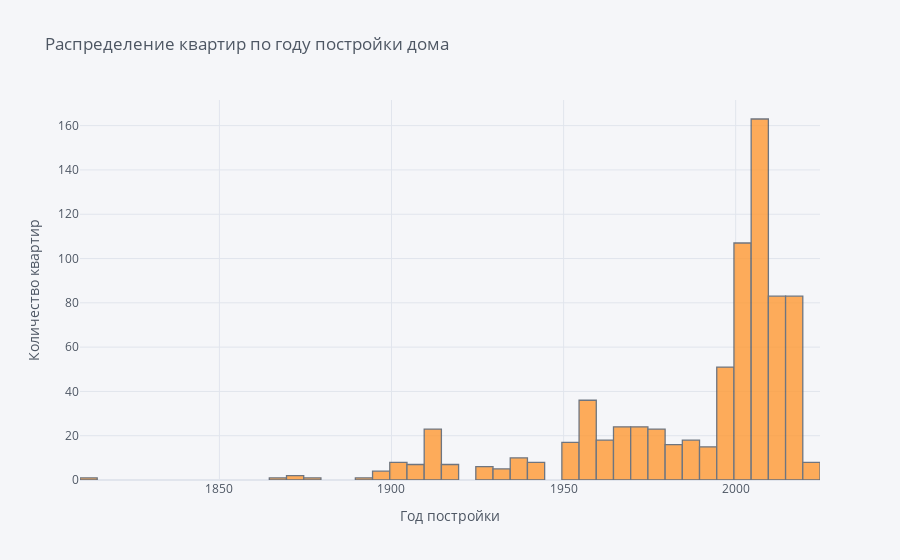
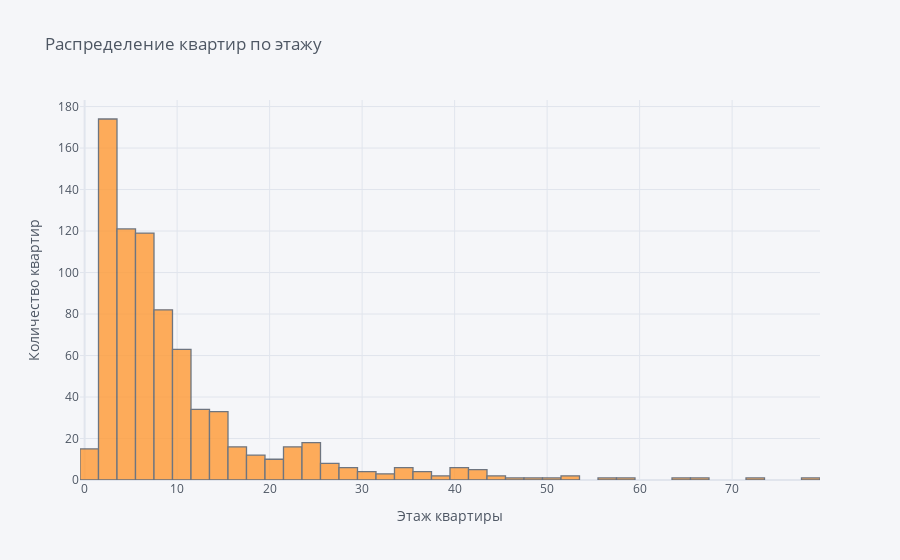
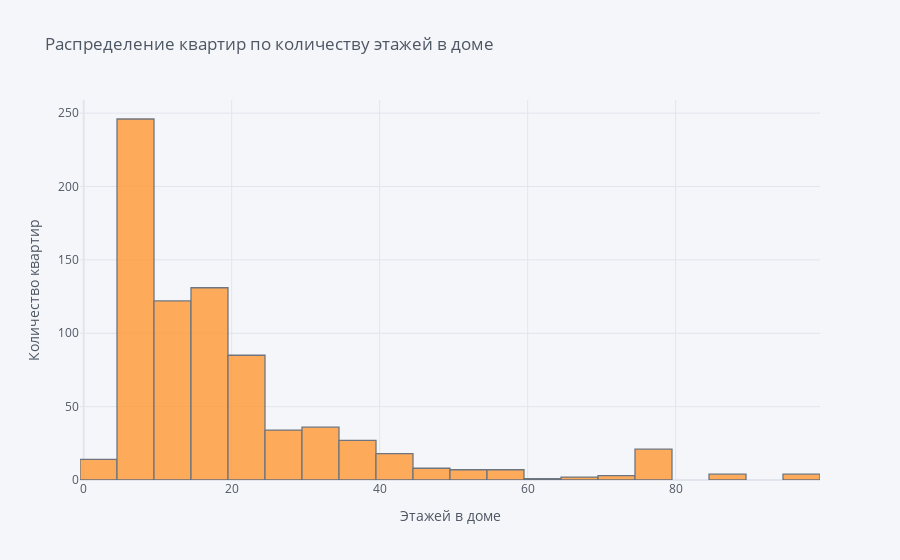

Notebook code for these charts, in order:
### Code cell
from plotly.offline import iplot
import cufflinks as cf
cf.go_offline()
cf.set_config_file(offline=False, world_readable = True)

plot = df3['Год постройки'].iplot(kind = 'hist', xTitle = 'Год постройки', yTitle = 'Количество квартир', title = 'Распределение квартир по году постройки дома', )
plt.show()


plot = df3["Этаж квартиры"].iplot(kind = 'hist', xTitle = "Этаж квартиры", yTitle = 'Количество квартир', title = 'Распределение квартир по этажу')
plt.show()

plot = df3["Этажей в доме"].iplot(kind = 'hist', xTitle = "Этажей в доме", yTitle = 'Количество квартир', title = 'Распределение квартир по количеству этажей в доме')
plt.show()

sns_plot = sns.jointplot(x = 'Этаж квартиры', y = 'Этажей в доме', data = df3[['Этаж квартиры', 'Этажей в доме']], kind = 'hex')
plt.show()

### Figure 1 — Plotly figure (JSON) as saved in the notebook; plotly's stock layout.template omitted (floating-point values rounded to 4 significant figures; data arrays with more than 128 entries replaced by an {"elided": "..."} marker saying what was removed)
{"data": [{"histfunc": "count", "histnorm": "", "marker": {"color": "rgba(255, 153, 51, 1.0)", "line": {"color": "#4D5663", "width": 1.3}}, "name": "Год постройки", "opacity": 0.8, "orientation": "v", "type": "histogram", "x": {"elided": "770 int values"}}], "layout": {"barmode": "overlay", "legend": {"bgcolor": "#F5F6F9", "font": {"color": "#4D5663"}}, "paper_bgcolor": "#F5F6F9", "plot_bgcolor": "#F5F6F9", "title": {"font": {"color": "#4D5663"}, "text": "Распределение квартир по году постройки дома"}, "xaxis": {"gridcolor": "#E1E5ED", "showgrid": true, "tickfont": {"color": "#4D5663"}, "title": {"font": {"color": "#4D5663"}, "text": "Год постройки"}, "zerolinecolor": "#E1E5ED"}, "yaxis": {"gridcolor": "#E1E5ED", "showgrid": true, "tickfont": {"color": "#4D5663"}, "title": {"font": {"color": "#4D5663"}, "text": "Количество квартир"}, "zerolinecolor": "#E1E5ED"}}}

### Figure 2 — Plotly figure (JSON) as saved in the notebook; plotly's stock layout.template omitted (floating-point values rounded to 4 significant figures; data arrays with more than 128 entries replaced by an {"elided": "..."} marker saying what was removed)
{"data": [{"histfunc": "count", "histnorm": "", "marker": {"color": "rgba(255, 153, 51, 1.0)", "line": {"color": "#4D5663", "width": 1.3}}, "name": "Этаж квартиры", "opacity": 0.8, "orientation": "v", "type": "histogram", "x": {"elided": "770 int values"}}], "layout": {"barmode": "overlay", "legend": {"bgcolor": "#F5F6F9", "font": {"color": "#4D5663"}}, "paper_bgcolor": "#F5F6F9", "plot_bgcolor": "#F5F6F9", "title": {"font": {"color": "#4D5663"}, "text": "Распределение квартир по этажу"}, "xaxis": {"gridcolor": "#E1E5ED", "showgrid": true, "tickfont": {"color": "#4D5663"}, "title": {"font": {"color": "#4D5663"}, "text": "Этаж квартиры"}, "zerolinecolor": "#E1E5ED"}, "yaxis": {"gridcolor": "#E1E5ED", "showgrid": true, "tickfont": {"color": "#4D5663"}, "title": {"font": {"color": "#4D5663"}, "text": "Количество квартир"}, "zerolinecolor": "#E1E5ED"}}}

### Figure 3 — Plotly figure (JSON) as saved in the notebook; plotly's stock layout.template omitted (floating-point values rounded to 4 significant figures; data arrays with more than 128 entries replaced by an {"elided": "..."} marker saying what was removed)
{"data": [{"histfunc": "count", "histnorm": "", "marker": {"color": "rgba(255, 153, 51, 1.0)", "line": {"color": "#4D5663", "width": 1.3}}, "name": "Этажей в доме", "opacity": 0.8, "orientation": "v", "type": "histogram", "x": {"elided": "770 int values"}}], "layout": {"barmode": "overlay", "legend": {"bgcolor": "#F5F6F9", "font": {"color": "#4D5663"}}, "paper_bgcolor": "#F5F6F9", "plot_bgcolor": "#F5F6F9", "title": {"font": {"color": "#4D5663"}, "text": "Распределение квартир по количеству этажей в доме"}, "xaxis": {"gridcolor": "#E1E5ED", "showgrid": true, "tickfont": {"color": "#4D5663"}, "title": {"font": {"color": "#4D5663"}, "text": "Этажей в доме"}, "zerolinecolor": "#E1E5ED"}, "yaxis": {"gridcolor": "#E1E5ED", "showgrid": true, "tickfont": {"color": "#4D5663"}, "title": {"font": {"color": "#4D5663"}, "text": "Количество квартир"}, "zerolinecolor": "#E1E5ED"}}}
